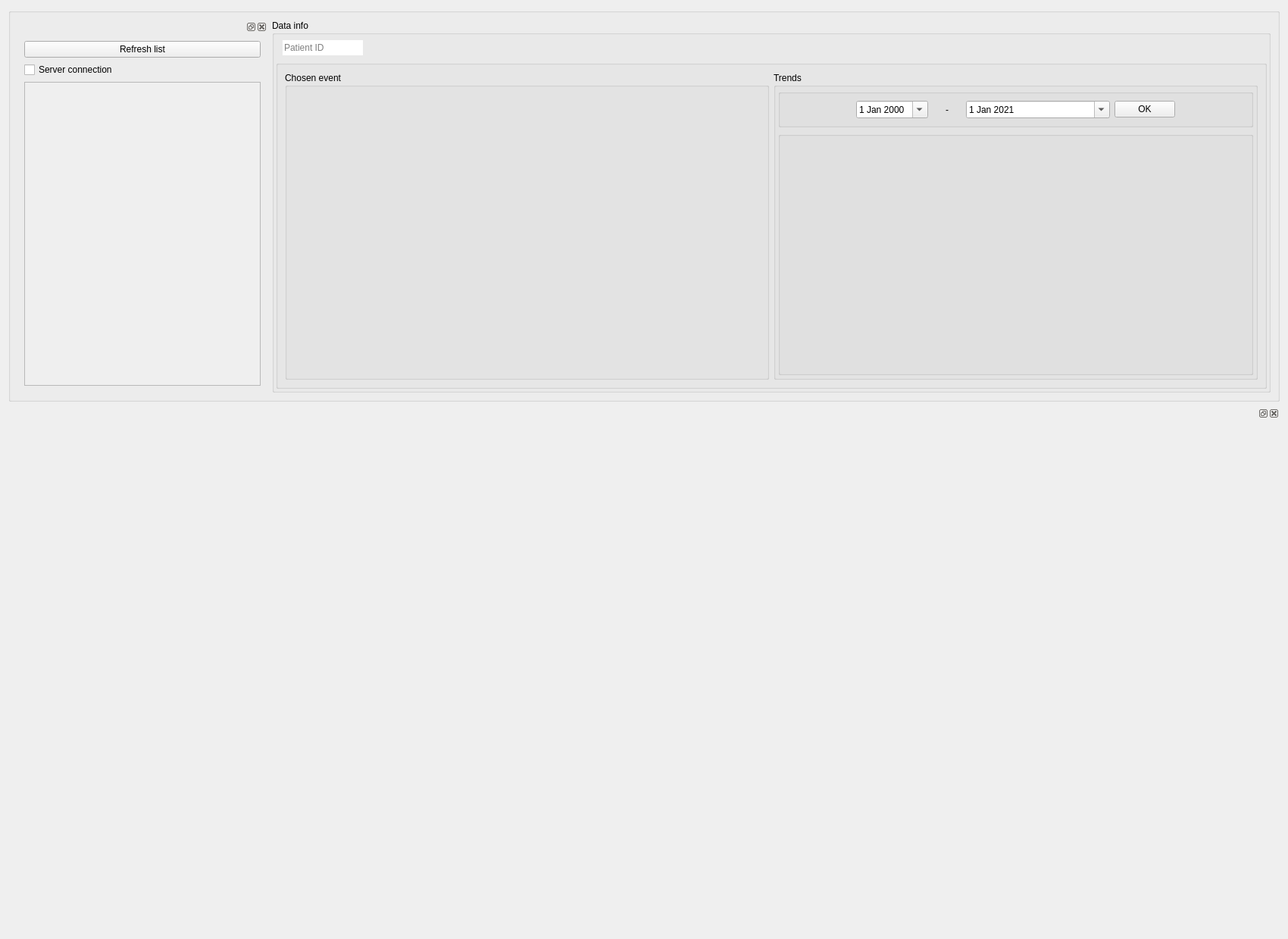
<?xml version="1.0" encoding="UTF-8"?>
<ui version="4.0">
 <class>Form</class>
 <widget class="QWidget" name="Form">
  <property name="geometry">
   <rect>
    <x>0</x>
    <y>0</y>
    <width>1700</width>
    <height>1239</height>
   </rect>
  </property>
  <property name="windowTitle">
   <string>Form</string>
  </property>
  <layout class="QVBoxLayout" name="verticalLayout">
   <item>
    <widget class="QGroupBox" name="groupBox">
     <property name="sizePolicy">
      <sizepolicy hsizetype="Minimum" vsizetype="Preferred">
       <horstretch>0</horstretch>
       <verstretch>3</verstretch>
      </sizepolicy>
     </property>
     <property name="title">
      <string/>
     </property>
     <layout class="QHBoxLayout" name="horizontalLayout">
      <item>
       <widget class="QDockWidget" name="datalistDock">
        <property name="sizePolicy">
         <sizepolicy hsizetype="Fixed" vsizetype="Minimum">
          <horstretch>2</horstretch>
          <verstretch>0</verstretch>
         </sizepolicy>
        </property>
        <property name="minimumSize">
         <size>
          <width>190</width>
          <height>163</height>
         </size>
        </property>
        <widget class="QWidget" name="dockWidgetContents_2">
         <layout class="QVBoxLayout" name="verticalLayout_2">
          <item>
           <widget class="QPushButton" name="requestListBtn">
            <property name="text">
             <string>Refresh list</string>
            </property>
           </widget>
          </item>
          <item>
           <widget class="QCheckBox" name="ch_check">
            <property name="text">
             <string>Server connection</string>
            </property>
            <property name="checkable">
             <bool>true</bool>
            </property>
           </widget>
          </item>
          <item>
           <widget class="QScrollArea" name="dataTitleList">
            <property name="widgetResizable">
             <bool>true</bool>
            </property>
            <widget class="QWidget" name="scrollAreaWidgetContents">
             <property name="geometry">
              <rect>
               <x>0</x>
               <y>0</y>
               <width>311</width>
               <height>407</height>
              </rect>
             </property>
            </widget>
           </widget>
          </item>
         </layout>
        </widget>
       </widget>
      </item>
      <item>
       <widget class="QGroupBox" name="dataWrapper">
        <property name="sizePolicy">
         <sizepolicy hsizetype="Preferred" vsizetype="Preferred">
          <horstretch>8</horstretch>
          <verstretch>0</verstretch>
         </sizepolicy>
        </property>
        <property name="title">
         <string>Data info</string>
        </property>
        <layout class="QVBoxLayout" name="verticalLayout_4">
         <property name="spacing">
          <number>2</number>
         </property>
         <property name="leftMargin">
          <number>2</number>
         </property>
         <property name="topMargin">
          <number>2</number>
         </property>
         <property name="rightMargin">
          <number>2</number>
         </property>
         <property name="bottomMargin">
          <number>2</number>
         </property>
         <item alignment="Qt::AlignLeft">
          <widget class="QGroupBox" name="groupBox_7">
           <property name="sizePolicy">
            <sizepolicy hsizetype="Preferred" vsizetype="Preferred">
             <horstretch>0</horstretch>
             <verstretch>1</verstretch>
            </sizepolicy>
           </property>
           <property name="minimumSize">
            <size>
             <width>0</width>
             <height>30</height>
            </size>
           </property>
           <property name="styleSheet">
            <string notr="true">border:none</string>
           </property>
           <property name="title">
            <string/>
           </property>
           <layout class="QHBoxLayout" name="horizontalLayout_2">
            <property name="topMargin">
             <number>0</number>
            </property>
            <property name="bottomMargin">
             <number>0</number>
            </property>
            <item>
             <widget class="QLineEdit" name="lineEdit">
              <property name="sizePolicy">
               <sizepolicy hsizetype="Fixed" vsizetype="Fixed">
                <horstretch>0</horstretch>
                <verstretch>0</verstretch>
               </sizepolicy>
              </property>
              <property name="minimumSize">
               <size>
                <width>0</width>
                <height>20</height>
               </size>
              </property>
              <property name="placeholderText">
               <string>Patient ID</string>
              </property>
             </widget>
            </item>
           </layout>
          </widget>
         </item>
         <item>
          <widget class="QGroupBox" name="groupBox_6">
           <property name="sizePolicy">
            <sizepolicy hsizetype="Preferred" vsizetype="Preferred">
             <horstretch>0</horstretch>
             <verstretch>20</verstretch>
            </sizepolicy>
           </property>
           <property name="title">
            <string/>
           </property>
           <layout class="QHBoxLayout" name="horizontalLayout_3">
            <item>
             <widget class="QGroupBox" name="chosenDataWrapper">
              <property name="styleSheet">
               <string notr="true"/>
              </property>
              <property name="title">
               <string>Chosen event</string>
              </property>
              <property name="alignment">
               <set>Qt::AlignLeading|Qt::AlignLeft|Qt::AlignTop</set>
              </property>
             </widget>
            </item>
            <item>
             <widget class="QGroupBox" name="groupBox_2">
              <property name="styleSheet">
               <string notr="true"/>
              </property>
              <property name="title">
               <string>Trends</string>
              </property>
              <layout class="QVBoxLayout" name="verticalLayout_3">
               <property name="leftMargin">
                <number>3</number>
               </property>
               <property name="topMargin">
                <number>3</number>
               </property>
               <property name="rightMargin">
                <number>3</number>
               </property>
               <property name="bottomMargin">
                <number>3</number>
               </property>
               <item>
                <widget class="QGroupBox" name="groupBox_5">
                 <property name="sizePolicy">
                  <sizepolicy hsizetype="Preferred" vsizetype="Preferred">
                   <horstretch>0</horstretch>
                   <verstretch>1</verstretch>
                  </sizepolicy>
                 </property>
                 <property name="styleSheet">
                  <string notr="true"/>
                 </property>
                 <property name="title">
                  <string/>
                 </property>
                 <layout class="QHBoxLayout" name="horizontalLayout_4">
                  <property name="sizeConstraint">
                   <enum>QLayout::SetDefaultConstraint</enum>
                  </property>
                  <property name="leftMargin">
                   <number>100</number>
                  </property>
                  <property name="rightMargin">
                   <number>100</number>
                  </property>
                  <item>
                   <widget class="QDateEdit" name="datePickerLower">
                    <property name="calendarPopup">
                     <bool>true</bool>
                    </property>
                   </widget>
                  </item>
                  <item>
                   <widget class="QLabel" name="label">
                    <property name="sizePolicy">
                     <sizepolicy hsizetype="Minimum" vsizetype="Preferred">
                      <horstretch>1</horstretch>
                      <verstretch>0</verstretch>
                     </sizepolicy>
                    </property>
                    <property name="text">
                     <string>-</string>
                    </property>
                    <property name="scaledContents">
                     <bool>false</bool>
                    </property>
                    <property name="alignment">
                     <set>Qt::AlignCenter</set>
                    </property>
                   </widget>
                  </item>
                  <item>
                   <widget class="QDateEdit" name="datePickerHigher">
                    <property name="sizePolicy">
                     <sizepolicy hsizetype="Minimum" vsizetype="Fixed">
                      <horstretch>5</horstretch>
                      <verstretch>0</verstretch>
                     </sizepolicy>
                    </property>
                    <property name="calendarPopup">
                     <bool>true</bool>
                    </property>
                    <property name="date">
                     <date>
                      <year>2021</year>
                      <month>1</month>
                      <day>1</day>
                     </date>
                    </property>
                   </widget>
                  </item>
                  <item>
                   <widget class="QPushButton" name="setDateBtn">
                    <property name="text">
                     <string>OK</string>
                    </property>
                   </widget>
                  </item>
                 </layout>
                </widget>
               </item>
               <item>
                <widget class="QGroupBox" name="trendDataWrapper">
                 <property name="sizePolicy">
                  <sizepolicy hsizetype="Preferred" vsizetype="Preferred">
                   <horstretch>0</horstretch>
                   <verstretch>10</verstretch>
                  </sizepolicy>
                 </property>
                 <property name="styleSheet">
                  <string notr="true"/>
                 </property>
                 <property name="title">
                  <string/>
                 </property>
                </widget>
               </item>
              </layout>
             </widget>
            </item>
           </layout>
          </widget>
         </item>
        </layout>
       </widget>
      </item>
     </layout>
    </widget>
   </item>
   <item>
    <widget class="QDockWidget" name="graphWidgetDock">
     <property name="sizePolicy">
      <sizepolicy hsizetype="Preferred" vsizetype="Ignored">
       <horstretch>0</horstretch>
       <verstretch>4</verstretch>
      </sizepolicy>
     </property>
     <widget class="QWidget" name="dockWidgetContents"/>
    </widget>
   </item>
  </layout>
 </widget>
 <resources/>
 <connections/>
</ui>
